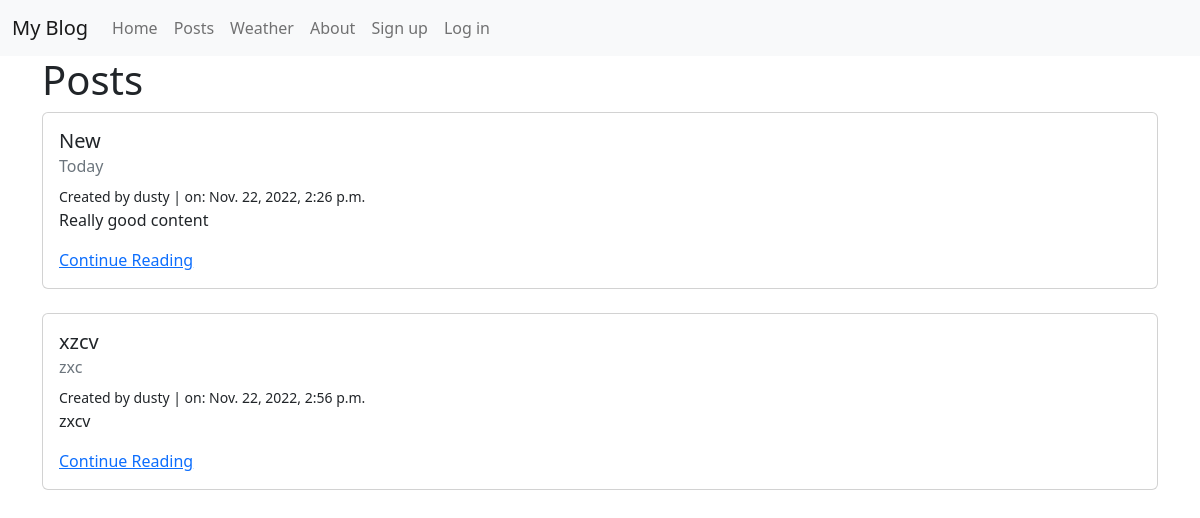
/posts/, run on an earlier commit of the app's database.
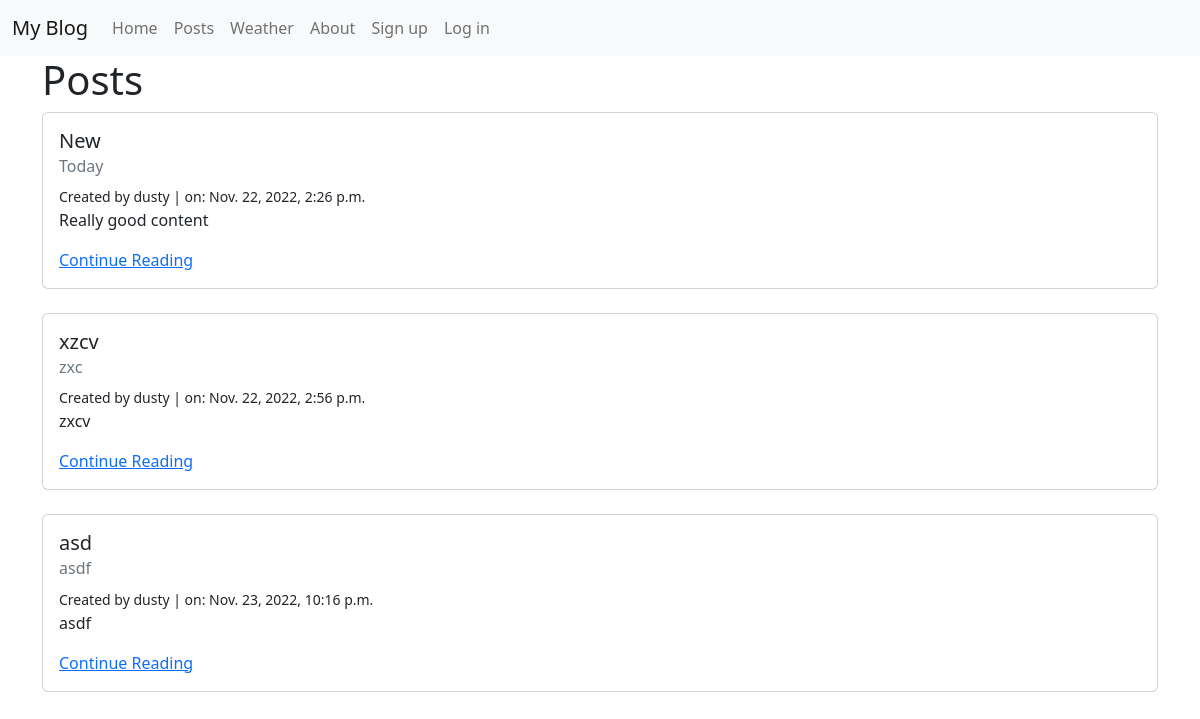
And on a later commit of the database.
### posts/models.py (models this page shows, shortened)
class Post(models.Model):
    title = models.CharField(max_length=128)
    subtitle = models.CharField(max_length=128)
    body = models.TextField()
    created_on = models.DateTimeField(auto_now_add=True)
    author = models.ForeignKey(
        get_user_model(),
        on_delete=models.CASCADE
    )
    status = models.ForeignKey(
        Status,
        on_delete=models.CASCADE,
        default=2
    )

### posts/views.py (the view)
# urls.py: path('', views.PostListView.as_view(), name="list"),
class PostListView(ListView):
    template_name = "posts/list.html"
    model = Post
    def get_context_data(self, **kwargs):
        context = super().get_context_data(**kwargs)
        status = Status.objects.get(id=1)
        context["posts_list"] = Post.objects.filter(
            status=status).order_by("created_on").reverse()
        return context

### templates/posts/list.html (shortened to what this page needs)
{% extends "base.html" %}
{% block content %}
<h1>Posts</h1>
{% for post in post_list %}
  <div class="card">
    <div class="card-body">
      <h5 class="card-title">{{ post.title }}</h5>
      <h6 class="card-subtitle mb-2 text-muted">{{ post.subtitle }}</h6>
      <small>Created by {{ post.author }} | on: {{ post.created_on }}</small>
      <p class="card-text">{{ post.body|truncatechars:500 }}</p>
      <a href="{% url 'detail' post.id %}" class="card-link">Continue Reading</a>
    </div>
  </div>
  <br />
{% endfor %}
{% endblock content %}

What changed in the data, as far as the page shows it:
added Post: title "asd", subtitle "asdf", author "dusty", created_on "Nov. 23, 2022, 10:16 p.m.", body "asdf"
